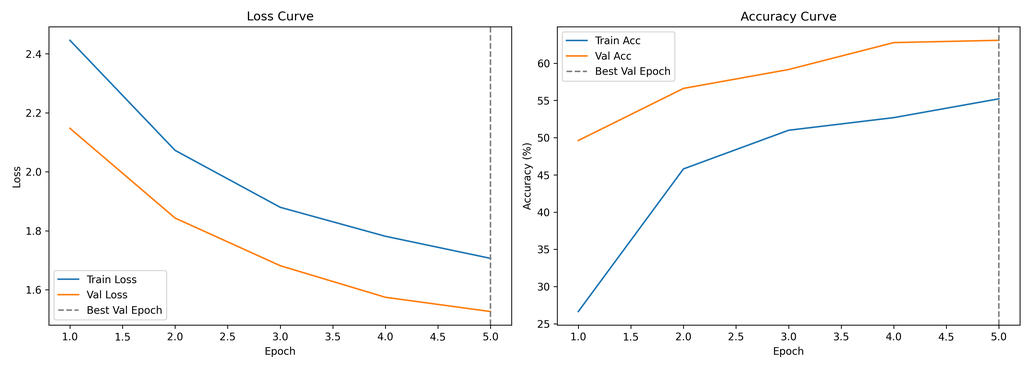
#> input picture outputs/plots/training_curves.png, 1031 x 368 px, shrunk from 4200 x 1500 before the run
$ jupyter execute --allow-errors exploration.ipynb
#> lines starting #> are read from the running program, lines starting #| are printed output that depends on the picture
# Indo Fashion Dataset Exploration

This notebook is an optional space for quick EDA before training.

## 1) Setup

Load standard libraries and define project paths.

[cell 1]
from pathlib import Path
import json
import random

import numpy as np
import pandas as pd
import matplotlib.pyplot as plt
import seaborn as sns
from PIL import Image

sns.set_style("whitegrid")
plt.rcParams["figure.figsize"] = (10, 5)

PROJECT_ROOT = Path("..").resolve()
DATASET_ROOT = PROJECT_ROOT / "data" / "indofashion_dataset"
SUBSET_ROOT = PROJECT_ROOT / "data" / "subset"
OUTPUTS_ROOT = PROJECT_ROOT / "outputs"

CLASS_NAMES = [
    "blouse", "dhoti_pants", "dupattas", "gowns", "kurta_men",
    "lehenga", "mojaris_men", "mojaris_women", "nehru_jacket",
    "palazzo", "petticoats", "saree", "sherwanis", "women_kurta", "leggings_and_salwars"
]

print("Project root:", PROJECT_ROOT)
print("Dataset root exists:", DATASET_ROOT.exists())
print("Subset root exists:", SUBSET_ROOT.exists())

## 2) Load Annotation Files

The provided dataset uses `*_data.json` files in NDJSON format (one JSON object per line).

[cell 2]
def load_ndjson(path: Path) -> pd.DataFrame:
    rows = []
    with open(path, "r", encoding="utf-8") as f:
        for line in f:
            line = line.strip()
            if not line:
                continue
            rows.append(json.loads(line))
    return pd.DataFrame(rows)

#> (the rest of this cell did not finish here and is left out)

## 3) Class Distribution in Full Annotations

#> (a cell that did not finish here is left out)

## 4) Random Sample Images

#> (a cell that did not finish here is left out)

## 5) Image Resolution Statistics

#> (a cell that did not finish here is left out)

## 6) Verify Prepared Subset Counts

[cell 6]
def count_split(split: str) -> pd.Series:
    split_root = SUBSET_ROOT / split
    if not split_root.exists():
        return pd.Series(dtype="int64")

    counts = {}
    for cls in CLASS_NAMES:
        cls_dir = split_root / cls
        counts[cls] = len(list(cls_dir.glob("*"))) if cls_dir.exists() else 0
    return pd.Series(counts, name=f"{split}_count")

train_counts = count_split("train")
val_counts = count_split("val")
subset_counts = pd.concat([train_counts, val_counts], axis=1).fillna(0).astype(int)
subset_counts["total"] = subset_counts.sum(axis=1)

display(subset_counts)
print("Total subset images:", int(subset_counts["total"].sum()))

## 7) Load Training Outputs (Curves + Confusion Matrix)

[cell 7]
log_path = OUTPUTS_ROOT / "logs" / "training_log.csv"
curve_path = OUTPUTS_ROOT / "plots" / "training_curves.png"
cm_path = OUTPUTS_ROOT / "plots" / "confusion_matrix.png"

if log_path.exists():
    history = pd.read_csv(log_path)
    display(history.tail())
else:
    print("Training log not found:", log_path)

fig, axes = plt.subplots(1, 2, figsize=(16, 6))

if curve_path.exists():
    axes[0].imshow(Image.open(curve_path))
    axes[0].set_title("Saved Training Curves")
else:
    axes[0].text(0.5, 0.5, "training_curves.png not found", ha="center", va="center")
axes[0].axis("off")

if cm_path.exists():
    axes[1].imshow(Image.open(cm_path))
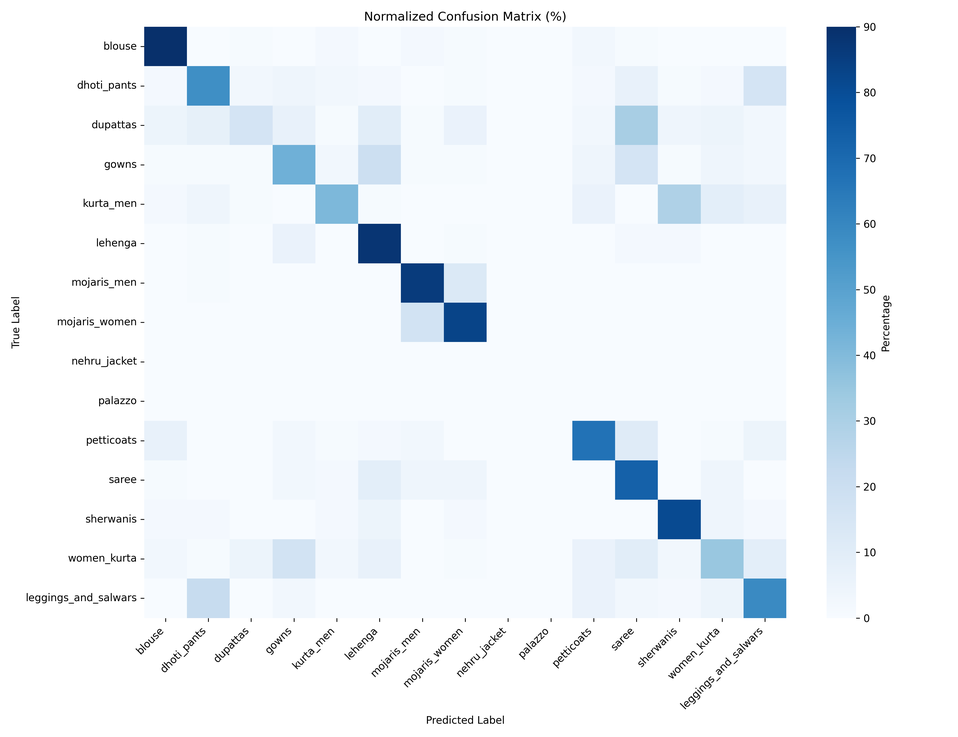
#> input picture outputs/plots/confusion_matrix.png, 958 x 737 px, shrunk from 3900 x 3000 before the run
    axes[1].set_title("Saved Confusion Matrix")
else:
    axes[1].text(0.5, 0.5, "confusion_matrix.png not found", ha="center", va="center")
axes[1].axis("off")

plt.tight_layout()
plt.show()
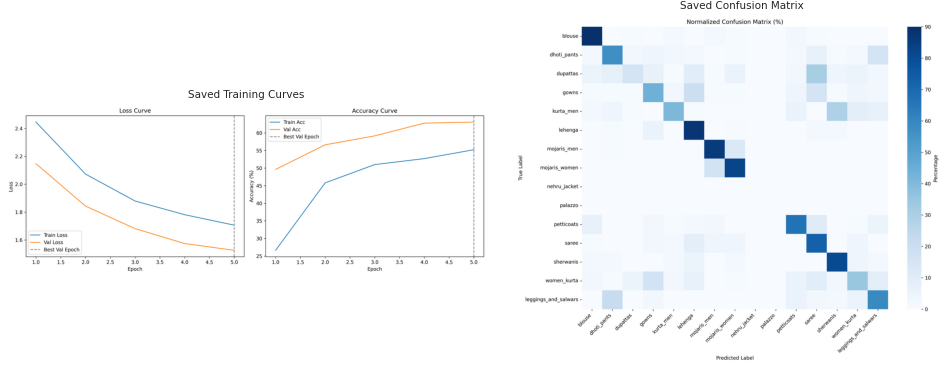
#> figure drawn by matplotlib, 2 panels
